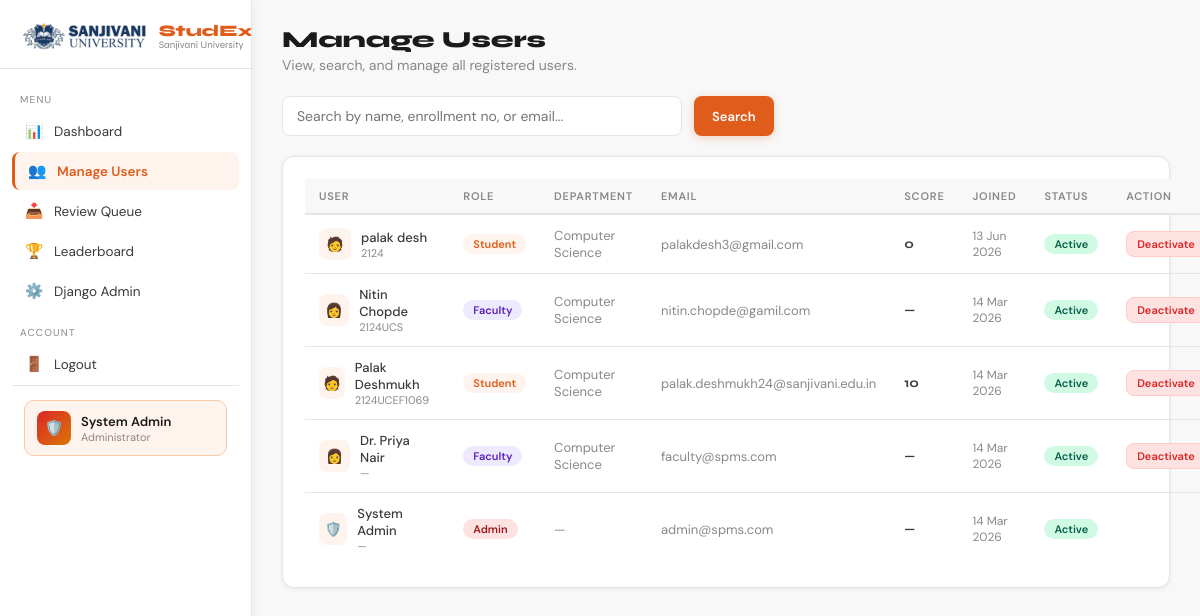
Screenshot of /admin-panel/users/ (signed in) with the database file from the repository.
### spms/models.py (models this page shows, shortened)
class User(AbstractUser):
    ROLE_CHOICES = [
        ('student', 'Student'),
        ('faculty', 'Faculty'),
        ('admin', 'Admin'),
    ]
    role = models.CharField(max_length=10, choices=ROLE_CHOICES, default='student')
    enrollment_no = models.CharField(max_length=20, blank=True, null=True, unique=True)
    department = models.CharField(max_length=100, blank=True)
    phone = models.CharField(max_length=15, blank=True)
    profile_pic = models.ImageField(upload_to='profiles/', blank=True, null=True)
    def get_total_score(self):
        return sum(
            a.points_awarded for a in self.achievements.filter(status='approved')
        )

class Achievement(models.Model):
    CATEGORY_CHOICES = [
        ('hackathon', 'Hackathon'),
        ('research', 'Research Paper'),
        ('patent', 'Patent'),
        ('certificate', 'Certificate'),
    ]
    LEVEL_CHOICES = [
        ('international', 'International'),
        ('national', 'National'),
        ('state', 'State'),
        ('college', 'College'),
    ]
    RESULT_CHOICES = [
        ('winner', 'Winner'),
        ('runner_up', 'Runner Up'),
        ('participation', 'Participation'),
        ('published_indexed', 'Published (Indexed)'),
        ('published_conference', 'Published (Conference)'),
        ('granted', 'Granted'),
        ('filed', 'Filed'),
        ('premium', 'Premium (AWS/Google/MS)'),
        ('standard', 'Standard (NPTEL/Coursera)'),
    ]
    STATUS_CHOICES = [
        ('pending', 'Pending'),
        ('approved', 'Approved'),
        ('rejected', 'Rejected'),
    ]
    student = models.ForeignKey(
        User, on_delete=models.CASCADE, related_name='achievements',
        limit_choices_to={'role': 'student'}
    )
    title = models.CharField(max_length=200)
    category = models.CharField(max_length=20, choices=CATEGORY_CHOICES)
    level = models.CharField(max_length=20, choices=LEVEL_CHOICES, default='national')
    result = models.CharField(max_length=30, choices=RESULT_CHOICES)
    description = models.TextField(blank=True)
    proof_document = models.FileField(
        upload_to='proofs/',
        validators=[FileExtensionValidator(['pdf', 'jpg', 'jpeg', 'png'])],
        blank=True, null=True
    )
    date_of_achievement = models.DateField()
    submitted_at = models.DateTimeField(auto_now_add=True)
    status = models.CharField(max_length=10, choices=STATUS_CHOICES, default='pending')
    points_awarded = models.PositiveIntegerField(default=0)
    reviewed_by = models.ForeignKey(
        User, on_delete=models.SET_NULL, null=True, blank=True,
        related_name='reviewed_achievements', limit_choices_to={'role__in': ['faculty', 'admin']}
    )
    reviewed_at = models.DateTimeField(null=True, blank=True)
    faculty_remarks = models.TextField(blank=True)
    class Meta:
        ordering = ['-submitted_at']

### spms/views.py (the view)
# urls.py: path('admin-panel/users/', views.manage_users, name='manage_users'),
@login_required
def manage_users(request):
    if request.user.role != 'admin':
        return HttpResponseForbidden()
    users = User.objects.all().order_by('-date_joined')
    q = request.GET.get('q', '')
    if q:
        users = users.filter(
            Q(first_name__icontains=q) | Q(last_name__icontains=q) |
            Q(enrollment_no__icontains=q) | Q(email__icontains=q)
        )
    return render(request, 'spms/manage_users.html', {'users': users, 'q': q})

### spms/templates/spms/manage_users.html (shortened to what this page needs)
{% extends 'spms/base.html' %}
{% block sidebar %}
<aside class="sidebar">
  <div class="sidebar-header"><div class="sidebar-logo"><img src="/static/spms/img/sanjivani_logo.jpeg" alt="Sanjivani"/><div class="logo-text"><span class="logo-main">StudExa</span><span class="logo-sub">Sanjivani University</span></div></div></div>
  <div class="sidebar-nav"><div class="sidebar-section">Menu</div>
  <a class="nav-item" href="{% url 'admin_dashboard' %}"><span class="ni">📊</span>Dashboard</a>
  <a class="nav-item active" href="{% url 'manage_users' %}"><span class="ni">👥</span>Manage Users</a>
  <a class="nav-item" href="{% url 'faculty_dashboard' %}"><span class="ni">📥</span>Review Queue</a>
  <a class="nav-item" href="{% url 'leaderboard' %}"><span class="ni">🏆</span>Leaderboard</a>
  <a class="nav-item" href="/admin/"><span class="ni">⚙️</span>Django Admin</a>
  <div class="sidebar-section">Account</div>
  <a class="nav-item" href="{% url 'logout' %}"><span class="ni">🚪</span>Logout</a>
  <div class="sidebar-bottom">
    <div class="user-chip">
      <div class="user-av" style="background:linear-gradient(135deg,var(--red),var(--gold))">🛡️</div>
      <div>
        <div class="user-name">{{ request.user.get_full_name|default:request.user.username }}</div>
        <div class="user-role">Administrator</div>
      </div>
    </div>
  </div>
</aside>
{% endblock %}
{% block content %}
<div class="page-header">
  <h1>Manage Users</h1>
  <p>View, search, and manage all registered users.</p>
</div>
<form method="get" style="display:flex;gap:12px;margin-bottom:20px">
  <input type="text" name="q" value="{{ q }}" placeholder="Search by name, enrollment no, or email..." style="max-width:400px"/>
  <button type="submit" class="btn btn-primary">Search</button>
</form>
<div class="card">
  <table class="data-table">
    <thead>
      <tr><th>User</th><th>Role</th><th>Department</th><th>Email</th><th>Score</th><th>Joined</th><th>Status</th><th>Action</th></tr>
    </thead>
    <tbody>
      {% for u in users %}
      <tr>
        <td>
          <div style="display:flex;align-items:center;gap:10px">
            <div style="width:32px;height:32px;border-radius:8px;background:var(--surface2);display:flex;align-items:center;justify-content:center;font-size:14px">
              {% if u.role == 'faculty' %}👩{% elif u.role == 'admin' %}🛡️{% else %}🧑{% endif %}
            </div>
            <div>
              <div style="font-weight:500;font-size:13px">{{ u.get_full_name|default:u.username }}</div>
              <div style="font-size:11px;color:var(--muted)">{{ u.enrollment_no|default:"—" }}</div>
            </div>
          </div>
        </td>
        <td><span class="badge badge-{{ u.role }}">{{ u.get_role_display }}</span></td>
        <td style="color:var(--muted);font-size:13px">{{ u.department|default:"—" }}</td>
        <td style="color:var(--muted);font-size:13px">{{ u.email }}</td>
        <td style="font-family:var(--font-head);font-weight:700;color:var(--accent)">
          {% if u.role == 'student' %}{{ u.get_total_score }}{% else %}—{% endif %}
        </td>
        <td style="color:var(--muted);font-size:12px">{{ u.date_joined|date:"d M Y" }}</td>
        <td>
          {% if u.is_active %}<span class="badge badge-approved">Active</span>
          {% else %}<span class="badge badge-rejected">Inactive</span>{% endif %}
        </td>
        <td>
          {% if u != request.user %}
          <a href="{% url 'toggle_user_active' u.pk %}" class="btn {% if u.is_active %}btn-danger{% else %}btn-success{% endif %}" style="font-size:11px;padding:5px 10px">
            {% if u.is_active %}Deactivate{% else %}Activate{% endif %}
          </a>
          {% endif %}
        </td>
      </tr>
      {% empty %}
      <tr><td colspan="8" style="text-align:center;padding:40px;color:var(--muted)">No users found.</td></tr>
      {% endfor %}
    </tbody>
  </table>
</div>
{% endblock %}

### spms/templates/spms/base.html (shortened to what this page needs)
{% load static %}
<!DOCTYPE html>
<html lang="en">
<head>
</head>
<body>
{% block body %}
<div class="layout">
  {% block sidebar %}{% endblock %}
  <main class="main">
    {% block content %}{% endblock %}
  </main>
</div>
{% endblock %}
</body>
</html>

### rows the page displays
User: user.get_full_name "System Admin", get_full_name "System Admin", enrollment_no "—", role "Admin", department "—", email "admin@spms.com", date_joined "14 Mar 2026", is_active "Active"
User: get_full_name "palak desh", enrollment_no "2124", role "Student", department "Computer Science", email "palakdesh3@gmail.com", get_total_score "0", date_joined "13 Jun 2026", is_active "Active"
User: get_full_name "Nitin Chopde", enrollment_no "2124UCS", role "Faculty", department "Computer Science", email "nitin.chopde@gamil.com", date_joined "14 Mar 2026", is_active "Active"
User: get_full_name "Palak Deshmukh", enrollment_no "2124UCEF1069", role "Student", department "Computer Science", email "palak.deshmukh24@sanjivani.edu.in", get_total_score "10", date_joined "14 Mar 2026", is_active "Active"
User: get_full_name "Dr. Priya Nair", enrollment_no "—", role "Faculty", department "Computer Science", email "faculty@spms.com", date_joined "14 Mar 2026", is_active "Active"
